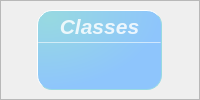
                      <widget class="QFrame" name="frame_6">
                       <property name="frameShape">
                        <enum>QFrame::StyledPanel</enum>
                       </property>
                       <property name="frameShadow">
                        <enum>QFrame::Raised</enum>
                       </property>
                       <layout class="QHBoxLayout" name="horizontalLayout_22">
                        <property name="spacing">
                         <number>6</number>
                        </property>
                        <property name="leftMargin">
                         <number>5</number>
                        </property>
                        <property name="topMargin">
                         <number>5</number>
                        </property>
                        <property name="rightMargin">
                         <number>5</number>
                        </property>
                        <property name="bottomMargin">
                         <number>5</number>
                        </property>
                        <item>
                         <widget class="QFrame" name="Class_QF1">
                          <property name="minimumSize">
                           <size>
                            <width>125</width>
                            <height>80</height>
                           </size>
                          </property>
                          <property name="maximumSize">
                           <size>
                            <width>125</width>
                            <height>80</height>
                           </size>
                          </property>
                          <property name="toolTipDuration">
                           <number>0</number>
                          </property>
                          <property name="styleSheet">
                           <string notr="true">QFrame#Class_QF1{
color: rgb(255, 255, 255);
border-radius: 15px;
background-color:qradialgradient(cx:0, cy:0, radius:1, fx:0.1, fy:0.1, stop:0  #97D9E1,  stop:1   #8EC5FC);
border: 1px outset #97D9E1;
}
</string>
                          </property>
                          <property name="frameShape">
                           <enum>QFrame::StyledPanel</enum>
                          </property>
                          <property name="frameShadow">
                           <enum>QFrame::Raised</enum>
                          </property>
                          <layout class="QVBoxLayout" name="verticalLayout_7" stretch="0,2,1">
                           <property name="spacing">
                            <number>0</number>
                           </property>
                           <property name="leftMargin">
                            <number>0</number>
                           </property>
                           <property name="topMargin">
                            <number>0</number>
                           </property>
                           <property name="rightMargin">
                            <number>0</number>
                           </property>
                           <property name="bottomMargin">
                            <number>0</number>
                           </property>
                           <item>
                            <widget class="QFrame" name="Class_top1">
                             <property name="styleSheet">
                              <string notr="true">border:none</string>
                             </property>
                             <property name="frameShape">
                              <enum>QFrame::StyledPanel</enum>
                             </property>
                             <property name="frameShadow">
                              <enum>QFrame::Raised</enum>
                             </property>
                             <layout class="QHBoxLayout" name="horizontalLayout_11">
                              <property name="spacing">
                               <number>0</number>
                              </property>
                              <property name="leftMargin">
                               <number>0</number>
                              </property>
                              <property name="topMargin">
                               <number>3</number>
                              </property>
                              <property name="rightMargin">
                               <number>0</number>
                              </property>
                              <property name="bottomMargin">
                               <number>3</number>
                              </property>
                              <item>
                               <widget class="QLabel" name="label_5">
                                <property name="maximumSize">
                                 <size>
                                  <width>16777215</width>
                                  <height>30</height>
                                 </size>
                                </property>
                                <property name="font">
                                 <font>
                                  <family>Segoe UI</family>
                                  <pointsize>16</pointsize>
                                  <italic>true</italic>
                                  <bold>true</bold>
                                 </font>
                                </property>
                                <property name="styleSheet">
                                 <string notr="true">color: rgba(255, 255,255, 210);
text-align:center;
font: 700 italic 16pt &quot;Segoe UI&quot;;</string>
                                </property>
                                <property name="text">
                                 <string>Classes</string>
                                </property>
                                <property name="alignment">
                                 <set>Qt::AlignCenter</set>
                                </property>
                                <property name="indent">
                                 <number>0</number>
                                </property>
                               </widget>
                              </item>
                             </layout>
                            </widget>
                           </item>
                           <item>
                            <widget class="Line" name="line_2">
                             <property name="maximumSize">
                              <size>
                               <width>16777215</width>
                               <height>1</height>
                              </size>
                             </property>
                             <property name="styleSheet">
                              <string notr="true">background-color: rgba(255, 255, 255, 89);</string>
                             </property>
                             <property name="orientation">
                              <enum>Qt::Horizontal</enum>
                             </property>
                            </widget>
                           </item>
                           <item>
                            <widget class="QFrame" name="Class_bottom1">
                             <property name="styleSheet">
                              <string notr="true">border:none</string>
                             </property>
                             <property name="frameShape">
                              <enum>QFrame::StyledPanel</enum>
                             </property>
                             <property name="frameShadow">
                              <enum>QFrame::Raised</enum>
                             </property>
                             <layout class="QVBoxLayout" name="verticalLayout_8">
                              <property name="spacing">
                               <number>0</number>
                              </property>
                              <property name="leftMargin">
                               <number>0</number>
                              </property>
                              <property name="topMargin">
                               <number>6</number>
                              </property>
                              <property name="rightMargin">
                               <number>0</number>
                              </property>
                              <property name="bottomMargin">
                               <number>6</number>
                              </property>
                              <item alignment="Qt::AlignTop">
                               <widget class="QLabel" name="Class_num1">
                                <property name="minimumSize">
                                 <size>
                                  <width>0</width>
                                  <height>30</height>
                                 </size>
                                </property>
                                <property name="maximumSize">
                                 <size>
                                  <width>16777215</width>
                                  <height>30</height>
                                 </size>
                                </property>
                                <property name="font">
                                 <font>
                                  <family>Microsoft YaHei UI</family>
                                  <pointsize>12</pointsize>
                                  <italic>false</italic>
                                  <bold>false</bold>
                                  <underline>false</underline>
                                 </font>
                                </property>
                                <property name="styleSheet">
                                 <string notr="true">color: rgb(255, 255, 255);
font: 12pt &quot;Microsoft YaHei UI&quot;;
</string>
                                </property>
                                <property name="text">
                                 <string/>
                                </property>
                                <property name="alignment">
                                 <set>Qt::AlignCenter</set>
                                </property>
                               </widget>
                              </item>
                             </layout>
                            </widget>
                           </item>
                          </layout>
                         </widget>
                        </item>
                       </layout>
                      </widget>
